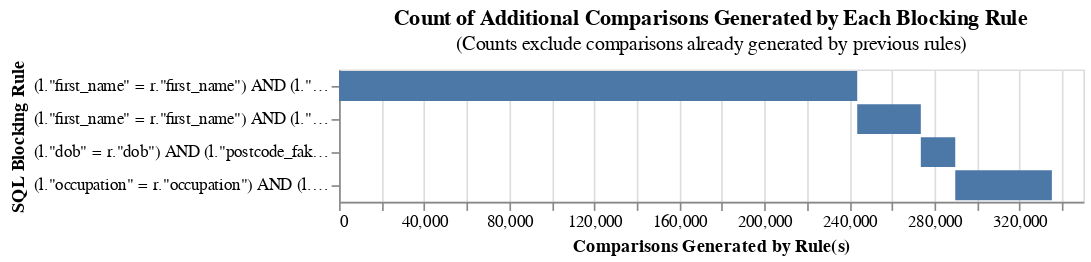

Source (notebook cell):
### Code cell
blocking_rules = [
    block_on("first_name", "surname"),
    block_on("first_name", "dob"),
    block_on("dob", "postcode_fake"),
    block_on("occupation", "dob"),

]
ba.cumulative_comparisons_to_be_scored_from_blocking_rules_chart(
    link_type="dedupe_only",
    blocking_rules=blocking_rules,
    table_or_tables=df,
    db_api=db_api,
)

### Figure 1 — Vega-Lite specification as saved in the notebook (floating-point values rounded to 4 significant figures)
{"config": {"view": {"continuousWidth": 300, "continuousHeight": 300}}, "data": {"name": "data-cecee9f008b23662be27975693cf387a"}, "mark": "bar", "encoding": {"order": {"field": "cumulative_rows"}, "tooltip": [{"field": "blocking_rule", "title": "SQL Condition", "type": "nominal"}, {"field": "row_count", "format": ",", "title": "Comparisons Generated", "type": "quantitative"}, {"field": "cumulative_rows", "format": ",", "title": "Cumulative Comparisons", "type": "quantitative"}, {"field": "cartesian", "format": ",", "title": "Total comparisons in Cartesian product", "type": "quantitative"}], "x": {"field": "start", "title": "Comparisons Generated by Rule(s)", "type": "quantitative"}, "x2": {"field": "cumulative_rows"}, "y": {"field": "blocking_rule", "sort": ["-x2"], "title": "SQL Blocking Rule"}}, "height": {"step": 20}, "title": {"text": "Count of Additional Comparisons Generated by Each Blocking Rule", "subtitle": "(Counts exclude comparisons already generated by previous rules)"}, "width": 450, "$schema": "https://vega.github.io/schema/vega-lite/v5.9.3.json", "datasets": {"data-cecee9f008b23662be27975693cf387a": [{"blocking_rule": "(l.\"first_name\" = r.\"first_name\") AND (l.\"surname\" = r.\"surname\")", "row_count": 243656, "cumulative_rows": 243656, "cartesian": 1279041753, "match_key": "0", "start": 0}, {"blocking_rule": "(l.\"first_name\" = r.\"first_name\") AND (l.\"dob\" = r.\"dob\")", "row_count": 29905, "cumulative_rows": 273561, "cartesian": 1279041753, "match_key": "1", "start": 243656}, {"blocking_rule": "(l.\"dob\" = r.\"dob\") AND (l.\"postcode_fake\" = r.\"postcode_fake\")", "row_count": 16192, "cumulative_rows": 289753, "cartesian": 1279041753, "match_key": "2", "start": 273561}, {"blocking_rule": "(l.\"occupation\" = r.\"occupation\") AND (l.\"dob\" = r.\"dob\")", "row_count": 45437, "cumulative_rows": 335190, "cartesian": 1279041753, "match_key": "3", "start": 289753}]}}
